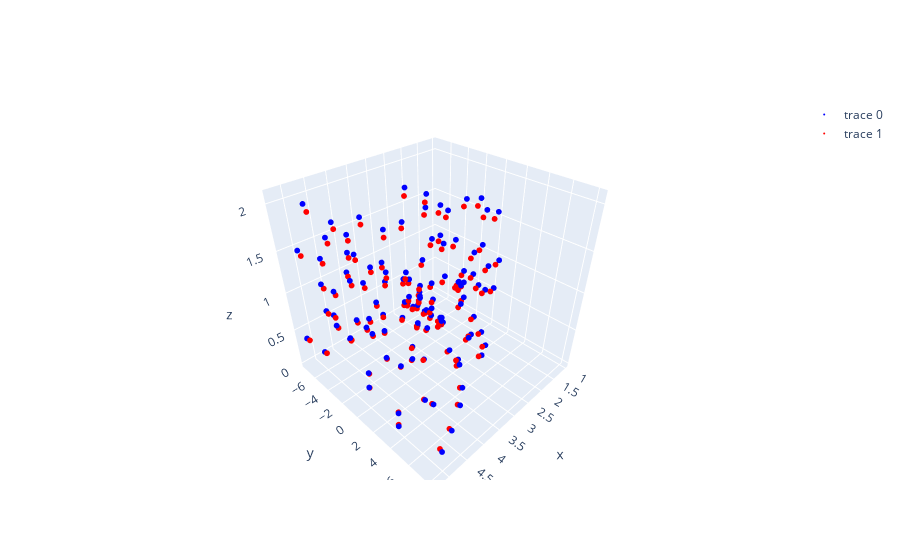

This figure's notebook cell:
### Code cell
map = vo.get_map()
points = map['points']

C = camera.get_camera_transform()
points_hom = np.hstack((points, np.ones((len(points), 1))))
points_hom = np.dot(C, points_hom.T).T
points = points_hom[:, :3]

appearances = map['appearances']
set_1 = {'points': points, 'appearances': appearances}

set_2 = {'points': [], 'appearances': []}
world = data.get_world()
for i in range(len(world)):
    landmark_position = world[i]['landmark_position']
    landmark_appearances = world[i]['landmark_appearance']
    set_2['points'].append(landmark_position)
    set_2['appearances'].append(landmark_appearances)

matches = vo.data_association(set_1, set_2)
map_points = matches['points_1']
world_points = matches['points_2']

x_coords = [point[0]*0.208 for point in map_points]
y_coords = [point[1]*0.208 for point in map_points]
z_coords = [point[2]*0.208 for point in map_points]

fig = go.Figure()
fig.add_trace(go.Scatter3d(x=x_coords, y=y_coords, z=z_coords, mode='markers', marker=dict(size=2, color='blue')))

x_coords = [point[0] for point in world_points]
y_coords = [point[1] for point in world_points]
z_coords = [point[2] for point in world_points]

fig.add_trace(go.Scatter3d(x=x_coords, y=y_coords, z=z_coords, mode='markers', marker=dict(size=2, color='red')))
fig.show()
